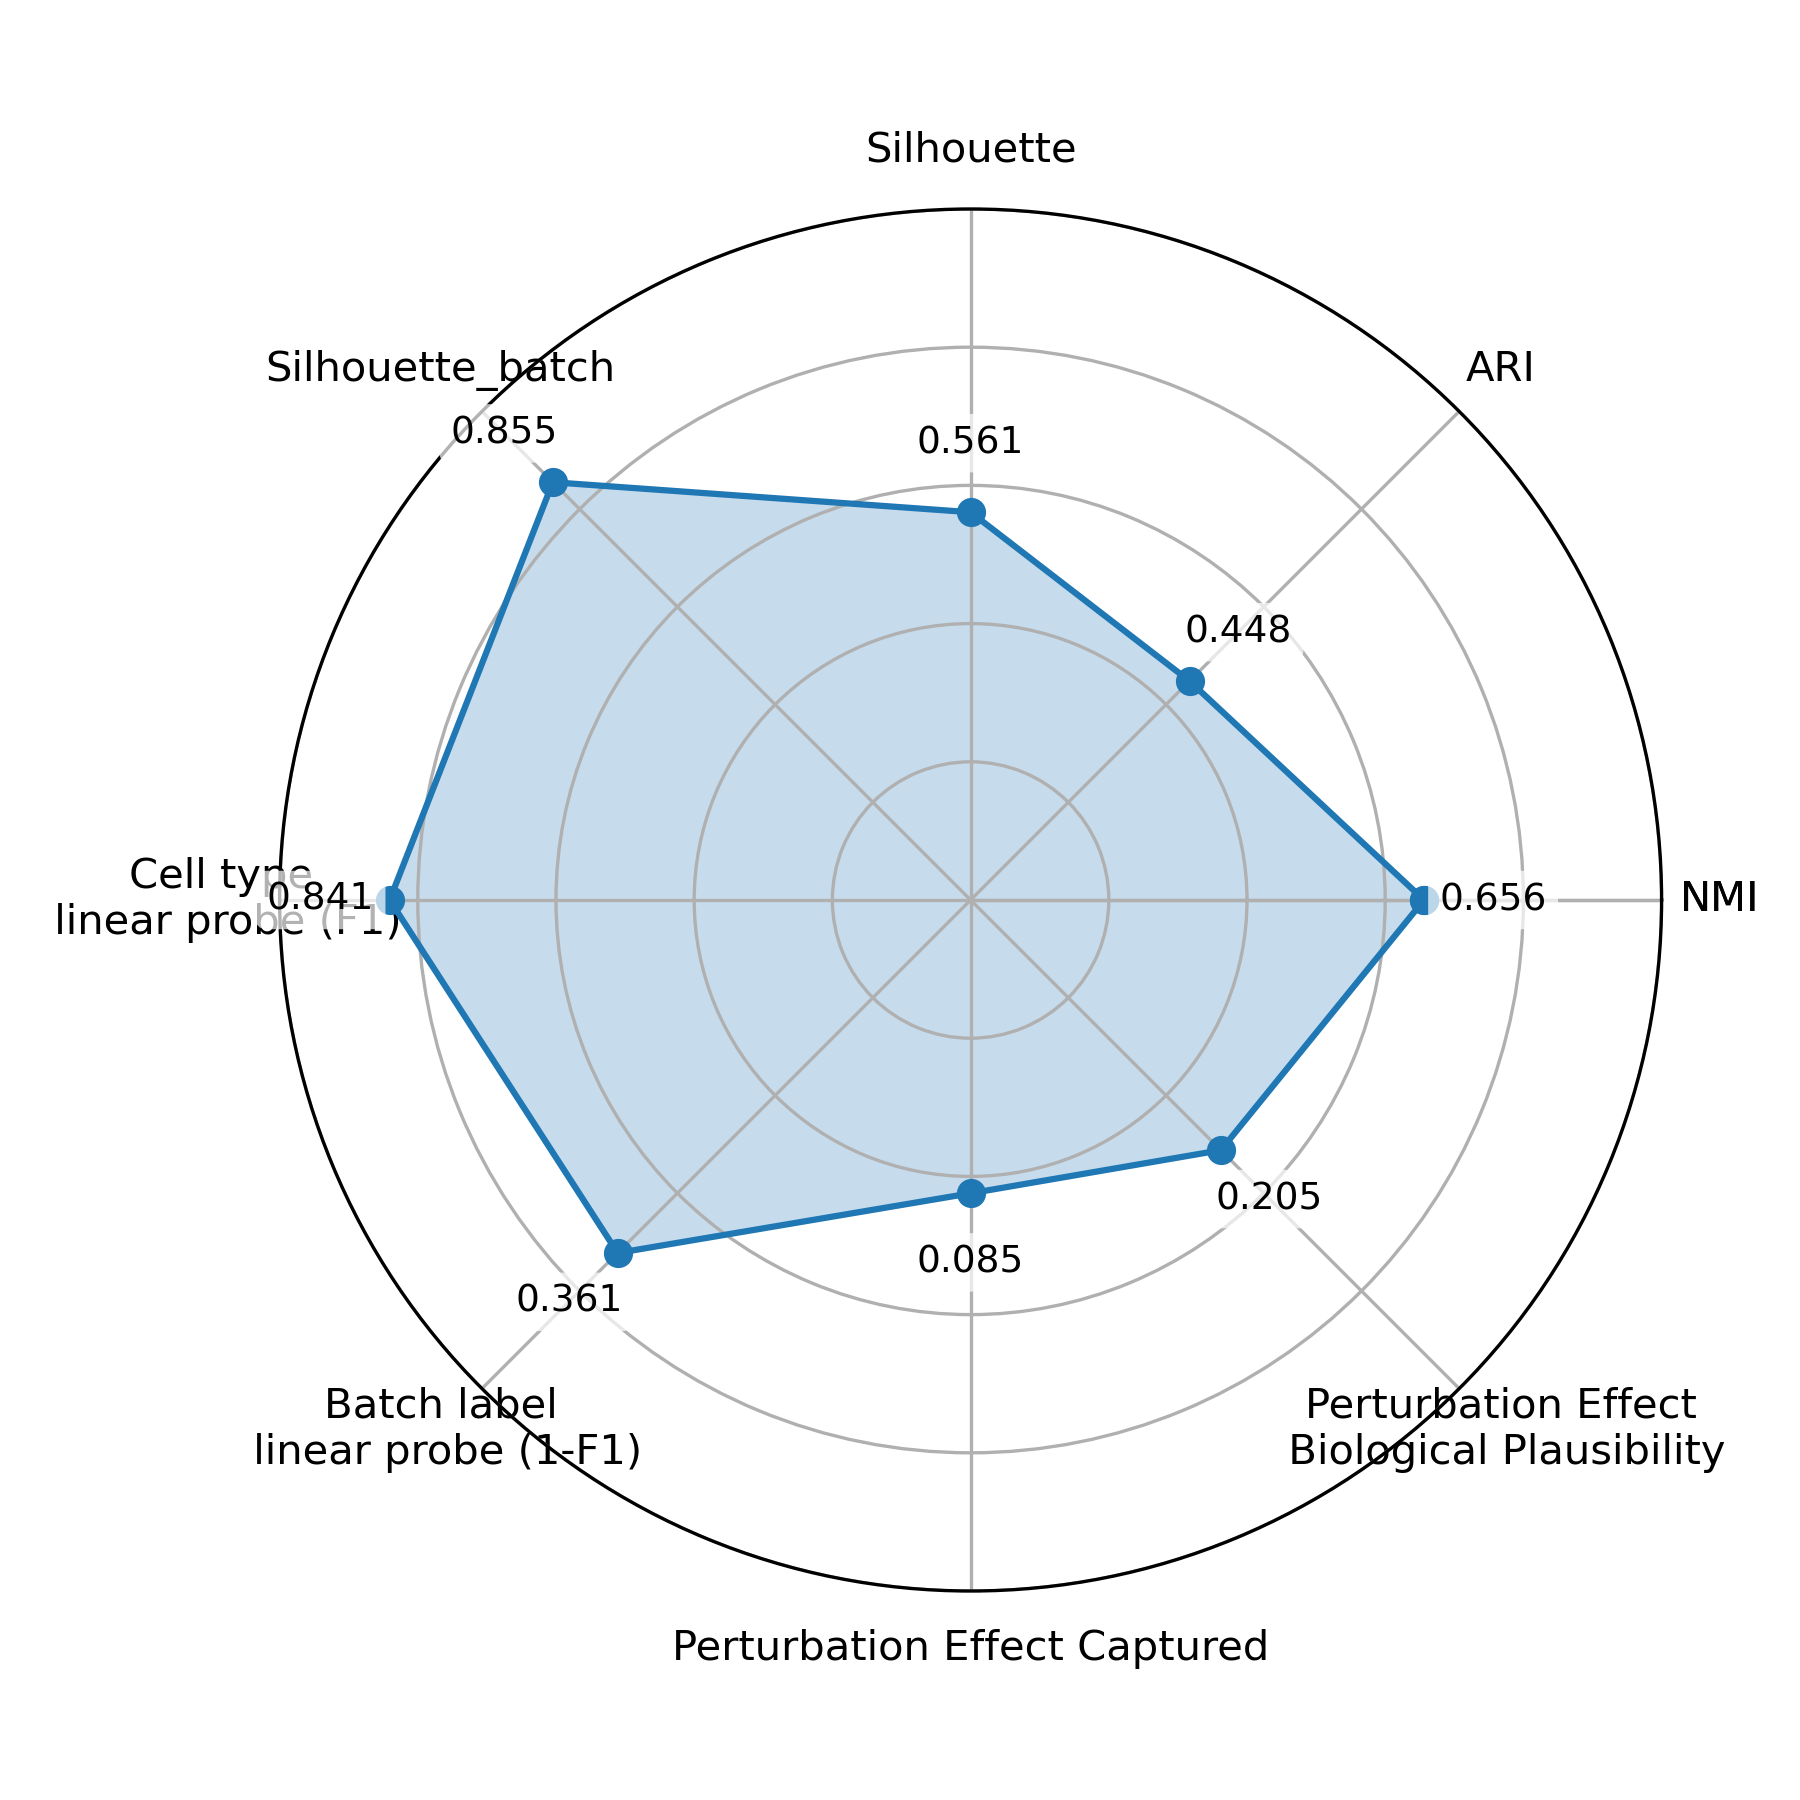

The script that saved this image:
#%%
import os
import re
import numpy as np
import pandas as pd
import matplotlib.pyplot as plt
from pathlib import Path
import pandas as pd

#%%
# Load feature extraction benchmark results
feature_extraction_datasets = ["Buenrostro2018", "Kanemaru2023", "Li2023b"]
feature_extraction_result_csvs = {dataset:f"zero_shot_feature_extraction_{dataset}/results.csv" for dataset in feature_extraction_datasets}

feature_extraction_results = {}
for dataset, csv_path in feature_extraction_result_csvs.items():
    df = pd.read_csv(csv_path)
    metrics_dict = dict(zip(df['Metric'], df['Value']))
    feature_extraction_results[dataset] = metrics_dict


# Load perturbation benchmark results
perturbation_datasets = ["Liscovitch_Brauer2021", "Pierce2021"]
perturbation_cohens_d_paths = {dataset:f"zero_shot_perturbation_effect_prediction_{dataset}/model_score.txt" for dataset in perturbation_datasets}
perturbation_plausibility_paths = {dataset:f"zero_shot_perturbation_effect_prediction_{dataset}/biological_plausibility_score.txt" for dataset in perturbation_datasets}
perturbation_results = {}
for dataset, cohens_d_path in perturbation_cohens_d_paths.items():
    with open(cohens_d_path, 'r') as file:
        cohens_d = file.read().strip()
        match = re.search(r"Weighted mean Cohen's d[^\d\-]*([-+]?\d*\.\d+|\d+)", cohens_d) # first floating point number after the string "Weighted mean Cohen's d"
        cohens_d = float(match.group(1)) 
    with open(perturbation_plausibility_paths[dataset], 'r') as file:
        biological_plausibility = file.read().strip()
        match = re.search(r"Spearman correlation[^\d\-]*([-+]?\d*\.\d+|\d+)", biological_plausibility) # first floating point number after the string "Spearman correlation"
        biological_plausibility = -float(match.group(1)) # more negative is better (but in our radar plot, we want to have more positive numbers be better, hence the negative sign)
    perturbation_results[dataset] = {
        "cohens_d": cohens_d,
        "biological_plausibility": biological_plausibility
    }

print(feature_extraction_results)
print(perturbation_results)

#%%
# aggregate feature extraction metrics (NMI, ARI, Silhouette, Silhouette batch)
nmi_values = []
for dataset in feature_extraction_datasets:
    nmi_values.append(feature_extraction_results[dataset]['Normalized Mutual Information'])
nmi_values = np.array(nmi_values)
nmi = nmi_values.mean()

ari_values = []
for dataset in feature_extraction_datasets:
    ari_values.append(feature_extraction_results[dataset]['Adjusted Rand Index'])
ari_values = np.array(ari_values)
ari = ari_values.mean()

silhouette_values = []
for dataset in feature_extraction_datasets:
    silhouette_values.append(feature_extraction_results[dataset]['Silhouette score'])
silhouette_values = np.array(silhouette_values)
silhouette = silhouette_values.mean()

silhouette_batch_values = []
for dataset in feature_extraction_datasets:
    silhouette_batch_values.append(feature_extraction_results[dataset]['Silhouette batch score'])
silhouette_batch_values = np.array(silhouette_batch_values)
silhouette_batch = silhouette_batch_values.mean()

cell_type_linear_probe_f1_values = []
for dataset in feature_extraction_datasets:
    cell_type_linear_probe_f1_values.append(feature_extraction_results[dataset]['Cell type Linear probe F1 score (macro)'])
cell_type_linear_probe_f1_values = np.array(cell_type_linear_probe_f1_values)
cell_type_linear_probe_f1 = cell_type_linear_probe_f1_values.mean()

batch_linear_probe_f1_values = []
for dataset in feature_extraction_datasets:
    batch_linear_probe_f1_values.append(feature_extraction_results[dataset]['Batch label Linear probe F1 score (macro)'])
batch_linear_probe_f1_values = np.array(batch_linear_probe_f1_values)
batch_linear_probe_f1 = batch_linear_probe_f1_values.mean()

print(nmi, ari, silhouette, silhouette_batch, cell_type_linear_probe_f1, batch_linear_probe_f1)

#aggregate perturbation metrics (Cohen's D, Biological Plausibility)
cohens_d_values = []
for dataset in perturbation_datasets:
    cohens_d_values.append(perturbation_results[dataset]['cohens_d'])
cohens_d_values = np.array(cohens_d_values)
cohens_d = cohens_d_values.mean()

biological_plausibility_values = []
for dataset in perturbation_datasets:
    biological_plausibility_values.append(perturbation_results[dataset]['biological_plausibility'])
biological_plausibility_values = np.array(biological_plausibility_values)
biological_plausibility = biological_plausibility_values.mean()

print(cohens_d, biological_plausibility)

#%%
labels = [
    "NMI",
    "ARI",
    "Silhouette",
    "Silhouette_batch",
    "Cell type\n linear probe (F1)",
    "Batch label\n linear probe (1-F1)",
    "Perturbation Effect Captured",
    "Perturbation Effect\n Biological Plausibility",
]

values = np.array([nmi, ari, silhouette, silhouette_batch, cell_type_linear_probe_f1, 1-batch_linear_probe_f1, cohens_d, biological_plausibility])
print("values: ", values)
mins   = np.array([0, 0, 0, 0, 0, 0, 0, 0])
maxs   = np.array([1, 1, 1, 1, 1, 0.5, 0.2, 0.4])

# 2. Normalize into [0, 1]
norm = (values - mins) / (maxs - mins)
print("norm: ", norm)

# Close the loop
labels = labels + [labels[0]]
norm   = np.append(norm, norm[0])

angles = np.linspace(0, 2 * np.pi, len(labels))

fig, ax = plt.subplots(subplot_kw={"projection": "polar"}, figsize=(6, 6))

ax.set_ylim(0, 1)

# Remove radial number labels but keep rings
ax.set_rlabel_position(0)
ax.set_yticks([0.2, 0.4, 0.6, 0.8, 1.0])
ax.set_yticklabels([""] * 5)
ax.yaxis.set_tick_params(labelleft=False, labelright=False)

ax.plot(angles, norm, marker='o')
ax.fill(angles, norm, alpha=0.25)

# Add value annotations beside each point
# Use original values (before closing the loop) for display
values_for_display = np.array([nmi, ari, silhouette, silhouette_batch, cell_type_linear_probe_f1, 1-batch_linear_probe_f1, cohens_d, biological_plausibility])
angles_for_display = angles[:-1]  # Exclude the last angle (duplicate for closing the loop)
norm_for_display = norm[:-1]  # Exclude the last normalized value

for angle, norm_val, orig_val in zip(angles_for_display, norm_for_display, values_for_display):
    text_radius = norm_val + 0.1
    if text_radius > 1.0:
        text_radius = norm_val - 0.05
    ax.text(angle, text_radius, f'{orig_val:.3f}', 
            ha='center', va='center', fontsize=9, 
            bbox=dict(boxstyle='round,pad=0.3', facecolor='white', alpha=0.7, edgecolor='none'))

# Use your text labels instead of degree numbers
ax.set_xticks(angles)
ax.set_xticklabels(labels)
# ax.set_xticklabels([])

# --- REMOVE this whole block:
# for angle, vmin, vmax in zip(angles, mins, maxs):
#     ax.text(angle, 0.02, f"{vmin:g}", ha='center', va='center', fontsize=9)
#     ax.text(angle, 1.02, f"{vmax:g}", ha='center', va='center', fontsize=9)

plt.tight_layout()
plt.savefig("radar_plot.png", dpi=300)
plt.show()
